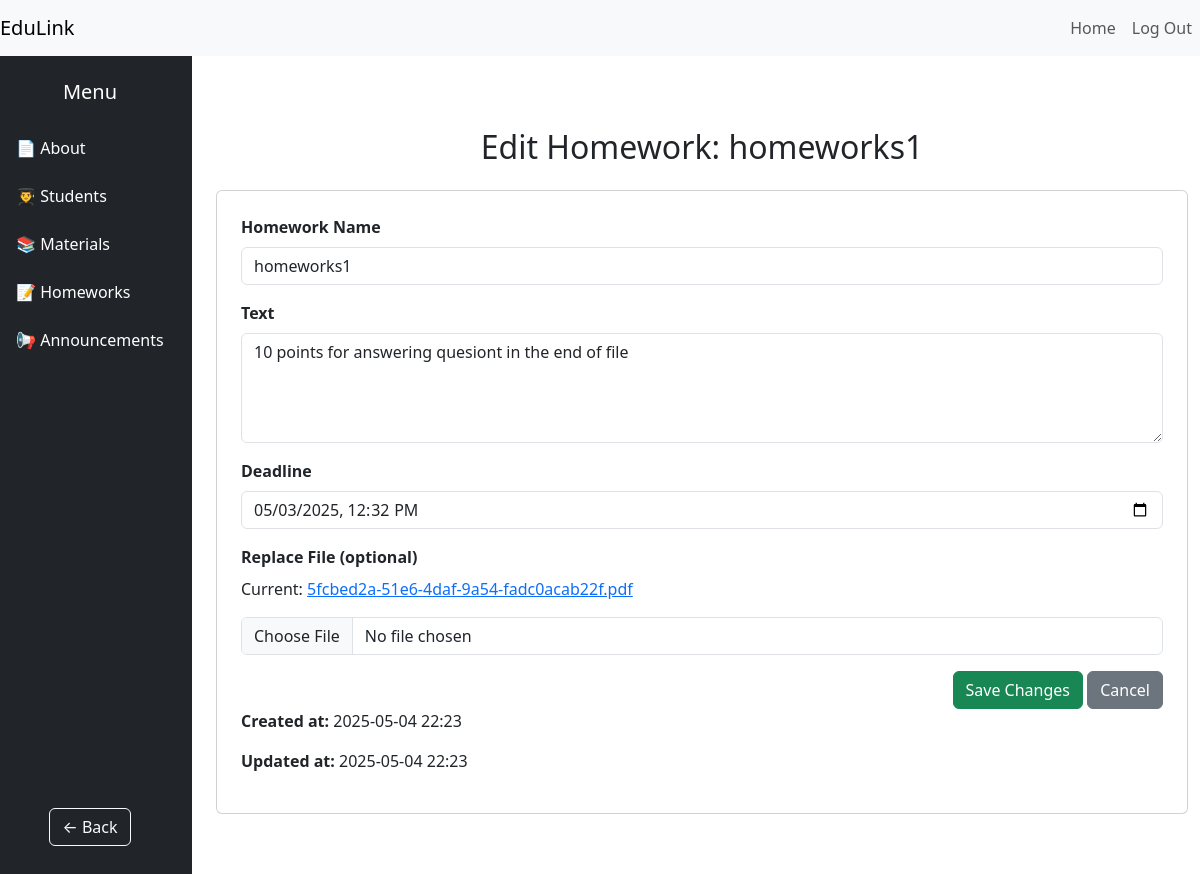
The app's page /homework/1 (signed in) with its own data.
### service505.py (models this page shows)
class Homework(db.Model):
    table_name = 'homework'
    id = db.Column(db.Integer, primary_key=True)
    name = db.Column(db.String(255), nullable=False)
    text = db.Column(db.Text, nullable=True)
    filename = db.Column(db.String(255), nullable=True)
    deadline = db.Column(db.DateTime, nullable=False)
    class_id = db.Column(db.Integer, db.ForeignKey('class.id'), nullable=False)
    created_at = db.Column(db.DateTime(timezone=True), server_default=func.now())
    updated_at = db.Column(db.DateTime(timezone=True), default=func.now(), onupdate=func.now())
    @property
    def created_at_tbilisi(self):
        return self.created_at + timedelta(hours=4) if self.created_at else None
    @property
    def updated_at_tbilisi(self):
        return self.updated_at + timedelta(hours=4) if self.updated_at else None

### service505.py (the view)
@app.route('/homework/<int:homework_id>')
@login_required
def view_homework(homework_id):
    homework = Homework.query.get_or_404(homework_id)
    class_info = homework.class_info
    return render_template('class/homework/class_viewhomework.html', homework=homework, class_info=class_info)

### service505.py (called while the page is built)
@login_manager.user_loader
def load_user(user_id):
   return User.query.get(int(user_id))

### templates/class/homework/class_viewhomework.html
{% extends "base/base_class.html" %}
{% block class_content %}
<div class="container py-5">
  <h2 class="text-center mb-4">Edit Homework: {{ homework.name }}</h2>
  <form method="POST" action="{{ url_for('edit_homework', homework_id=homework.id) }}" enctype="multipart/form-data">
    <div class="card p-4">
      <div class="mb-3">
        <label class="form-label fw-bold">Homework Name</label>
        <input type="text" name="name" class="form-control" value="{{ homework.name }}" required>
      </div>
      <div class="mb-3">
        <label class="form-label fw-bold">Text</label>
        <textarea name="text" class="form-control" rows="4">{{ homework.text }}</textarea>
      </div>
      <div class="mb-3">
        <label class="form-label fw-bold">Deadline</label>
        <input type="datetime-local" name="deadline" class="form-control"
               value="{{ homework.deadline.strftime('%Y-%m-%dT%H:%M') }}" required max="9999-12-31T23:59">
      </div>
      <div class="mb-3">
        <label class="form-label fw-bold">Replace File (optional)</label>
        {% if homework.filename %}
          <p>Current: <a href="{{ url_for('static', filename='uploads/homeworks/' + homework.filename) }}" target="_blank">{{ homework.filename }}</a></p>
        {% endif %}
        <input type="file" name="file" class="form-control">
      </div>
      <div class="text-end">
        <button type="submit" class="btn btn-success">Save Changes</button>
        <a href="{{ url_for('homeworks', class_id=homework.class_id) }}" class="btn btn-secondary">Cancel</a>
      </div>
    <p><strong>Created at:</strong> {{ homework.created_at_tbilisi.strftime('%Y-%m-%d %H:%M') }}</p>
          <p><strong>Updated at:</strong> {{ homework.updated_at_tbilisi.strftime('%Y-%m-%d %H:%M') }}</p>
    </div>
  </form>
</div>
{% endblock %}

### records on screen
Homework: name "homeworks1", text "10 points for answering quesiont in the end of file", deadline "05/03/2025 12:32", filename "5fcbed2a-51e6-4daf-9a54-fadc0acab22f.pdf", created_at_tbilisi "2025-05-04 22:23", updated_at_tbilisi "2025-05-04 22:23"
